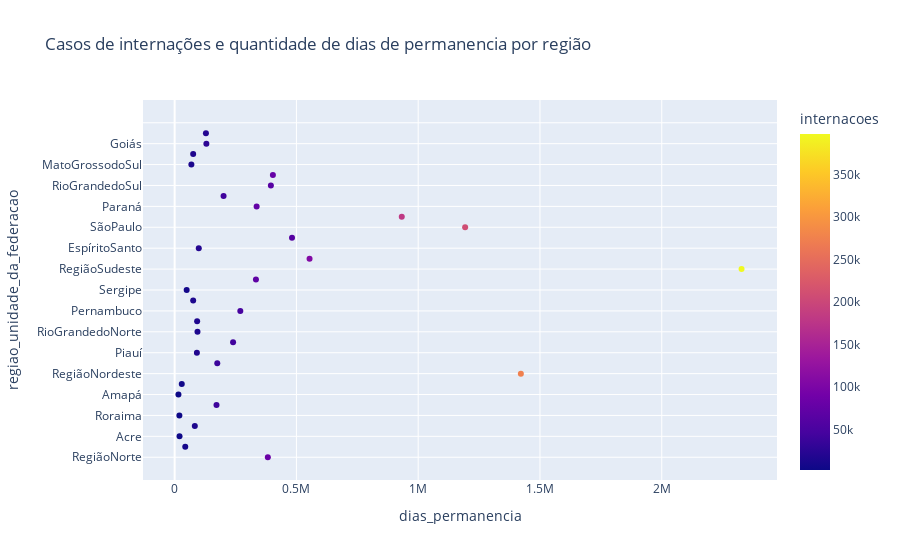

Here is the notebook cell this chart was saved with:
### Code cell
#dispersao de dias de permanencia por regiao, quanto maior os casos de internacoes, maior os dias de permanencia
px.scatter(df, y='regiao_unidade_da_federacao', x='dias_permanencia', color='internacoes', hover_name='dias_permanencia',
          title='Casos de internações e quantidade de dias de permanencia por região')

### Figure 1 — Plotly figure (JSON) as saved in the notebook; plotly's stock layout.template omitted (floating-point values rounded to 4 significant figures)
{"data": [{"hovertemplate": "<b>%{hovertext}</b><br><br>dias_permanencia=%{x}<br>regiao_unidade_da_federacao=%{y}<br>internacoes=%{marker.color}<extra></extra>", "hovertext": [382669, 43583, 20078, 82831, 19370, 171880, 15651, 29276, 1421458, 175070, 91358, 239946, 93792, 92368, 269650, 76095, 49376, 333803, 2327627, 553916, 99067, 481919, 1192725, 932552, 336596, 200894, 395062, 403446, 68662, 76040, 130266, 128478, null], "legendgroup": "", "marker": {"color": [82647, 9965, 3941, 15802, 3661, 40598, 2897, 5783, 273883, 39301, 18206, 42936, 15444, 16113, 47708, 14975, 8572, 70628, 397352, 106719, 20408, 62421, 207804, 181353, 74451, 42849, 64053, 78781, 14634, 16499, 27002, 20646, null], "coloraxis": "coloraxis", "symbol": "circle"}, "mode": "markers", "name": "", "orientation": "h", "showlegend": false, "type": "scatter", "x": [382669, 43583, 20078, 82831, 19370, 171880, 15651, 29276, 1421458, 175070, 91358, 239946, 93792, 92368, 269650, 76095, 49376, 333803, 2327627, 553916, 99067, 481919, 1192725, 932552, 336596, 200894, 395062, 403446, 68662, 76040, 130266, 128478, null], "xaxis": "x", "y": ["RegiãoNorte", "Rondônia", "Acre", "Amazonas", "Roraima", "Pará", "Amapá", "Tocantins", "RegiãoNordeste", "Maranhão", "Piauí", "Ceará", "RioGrandedoNorte", "Paraíba", "Pernambuco", "Alagoas", "Sergipe", "Bahia", "RegiãoSudeste", "MinasGerais", "EspíritoSanto", "RiodeJaneiro", "SãoPaulo", "RegiãoSul", "Paraná", "SantaCatarina", "RioGrandedoSul", "RegiãoCentroOeste", "MatoGrossodoSul", "MatoGrosso", "Goiás", "DistritoFederal", ""], "yaxis": "y"}], "layout": {"coloraxis": {"colorbar": {"title": {"text": "internacoes"}}, "colorscale": [[0, "#0d0887"], [0.1111, "#46039f"], [0.2222, "#7201a8"], [0.3333, "#9c179e"], [0.4444, "#bd3786"], [0.5556, "#d8576b"], [0.6667, "#ed7953"], [0.7778, "#fb9f3a"], [0.8889, "#fdca26"], [1, "#f0f921"]]}, "legend": {"tracegroupgap": 0}, "title": {"text": "Casos de internações e quantidade de dias de permanencia por região"}, "xaxis": {"anchor": "y", "domain": [0, 1], "title": {"text": "dias_permanencia"}}, "yaxis": {"anchor": "x", "domain": [0, 1], "title": {"text": "regiao_unidade_da_federacao"}}}}
